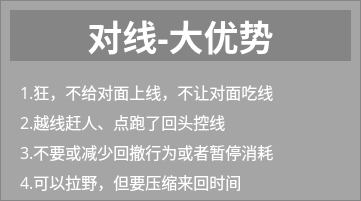
  <widget class="QFrame" name="frame_5">
   <property name="geometry">
    <rect>
     <x>390</x>
     <y>620</y>
     <width>361</width>
     <height>201</height>
    </rect>
   </property>
   <property name="font">
    <font>
     <family>微软雅黑</family>
    </font>
   </property>
   <property name="styleSheet">
    <string notr="true">QFrame{background-color: rgba(0, 0, 0, 50);}</string>
   </property>
   <property name="frameShape">
    <enum>QFrame::StyledPanel</enum>
   </property>
   <property name="frameShadow">
    <enum>QFrame::Raised</enum>
   </property>
   <widget class="QLabel" name="label_38">
    <property name="geometry">
     <rect>
      <x>20</x>
      <y>140</y>
      <width>301</width>
      <height>21</height>
     </rect>
    </property>
    <property name="font">
     <font>
      <family>微软雅黑</family>
      <pointsize>12</pointsize>
     </font>
    </property>
    <property name="styleSheet">
     <string notr="true">color: rgb(255, 255, 255);
background-color: rgba(255, 255, 255, 0);</string>
    </property>
    <property name="text">
     <string>3.不要或减少回撤行为或者暂停消耗</string>
    </property>
    <property name="alignment">
     <set>Qt::AlignLeading|Qt::AlignLeft|Qt::AlignTop</set>
    </property>
   </widget>
   <widget class="QLabel" name="label_39">
    <property name="geometry">
     <rect>
      <x>10</x>
      <y>10</y>
      <width>341</width>
      <height>51</height>
     </rect>
    </property>
    <property name="font">
     <font>
      <family>微软雅黑</family>
      <pointsize>26</pointsize>
      <weight>75</weight>
      <bold>true</bold>
     </font>
    </property>
    <property name="styleSheet">
     <string notr="true">color: rgb(255, 255, 255);</string>
    </property>
    <property name="text">
     <string>对线-大优势</string>
    </property>
    <property name="alignment">
     <set>Qt::AlignCenter</set>
    </property>
   </widget>
   <widget class="QLabel" name="label_40">
    <property name="geometry">
     <rect>
      <x>20</x>
      <y>170</y>
      <width>311</width>
      <height>21</height>
     </rect>
    </property>
    <property name="font">
     <font>
      <family>微软雅黑</family>
      <pointsize>12</pointsize>
     </font>
    </property>
    <property name="styleSheet">
     <string notr="true">color: rgb(255, 255, 255);
background-color: rgba(255, 255, 255, 0);</string>
    </property>
    <property name="text">
     <string>4.可以拉野，但要压缩来回时间</string>
    </property>
    <property name="alignment">
     <set>Qt::AlignLeading|Qt::AlignLeft|Qt::AlignTop</set>
    </property>
   </widget>
   <widget class="QLabel" name="label_41">
    <property name="geometry">
     <rect>
      <x>20</x>
      <y>80</y>
      <width>301</width>
      <height>21</height>
     </rect>
    </property>
    <property name="font">
     <font>
      <family>微软雅黑</family>
      <pointsize>12</pointsize>
     </font>
    </property>
    <property name="styleSheet">
     <string notr="true">color: rgb(255, 255, 255);
background-color: rgba(255, 255, 255, 0);</string>
    </property>
    <property name="text">
     <string>1.狂，不给对面上线，不让对面吃线</string>
    </property>
    <property name="alignment">
     <set>Qt::AlignLeading|Qt::AlignLeft|Qt::AlignTop</set>
    </property>
   </widget>
   <widget class="QLabel" name="label_42">
    <property name="geometry">
     <rect>
      <x>20</x>
      <y>110</y>
      <width>311</width>
      <height>21</height>
     </rect>
    </property>
    <property name="font">
     <font>
      <family>微软雅黑</family>
      <pointsize>12</pointsize>
     </font>
    </property>
    <property name="styleSheet">
     <string notr="true">color: rgb(255, 255, 255);
background-color: rgba(255, 255, 255, 0);</string>
    </property>
    <property name="text">
     <string>2.越线赶人、点跑了回头控线</string>
    </property>
    <property name="alignment">
     <set>Qt::AlignLeading|Qt::AlignLeft|Qt::AlignTop</set>
    </property>
   </widget>
  </widget>
